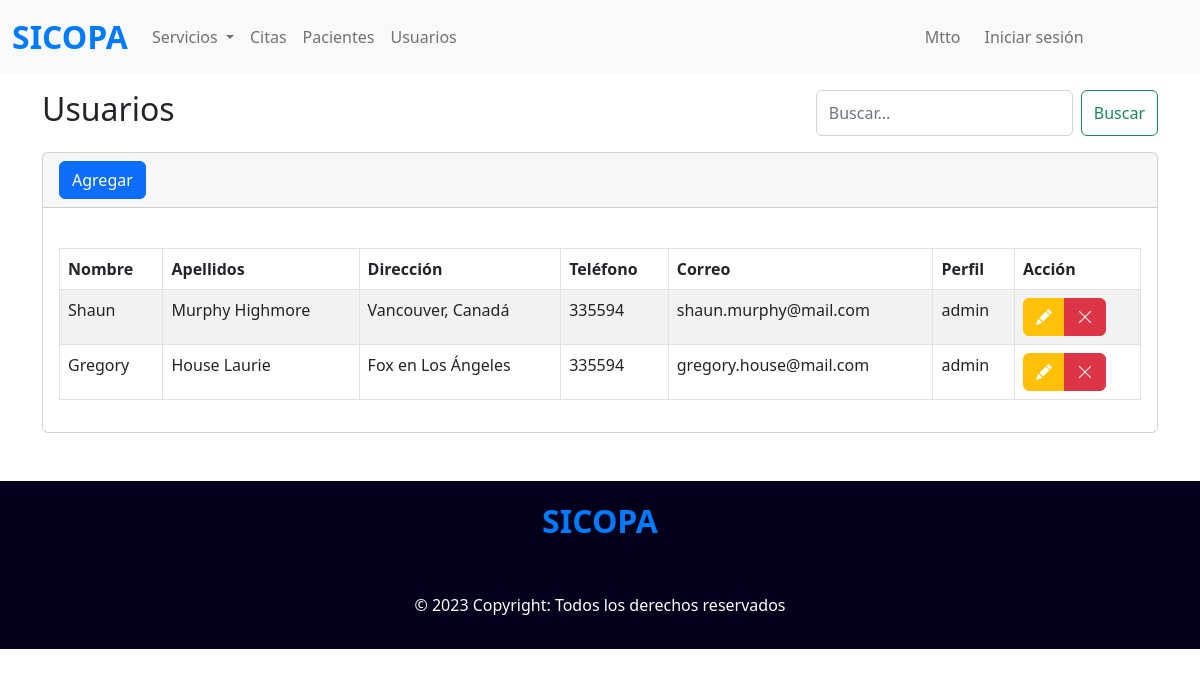
The page /usuarios on the database its author committed.
### tables this page shows
CREATE TABLE doctor (
	id_doctor INT PRIMARY KEY AUTO_INCREMENT NOT NULL,
    cedula VARCHAR(50) NOT NULL,
    nombre VARCHAR(30) NOT NULL,
    apellidos VARCHAR(50) NOT NULL,
    direccion VARCHAR(50) NOT NULL,
    telefono VARCHAR(30) NOT NULL,
    email VARCHAR(50),
    password VARCHAR(120),
    perfil VARCHAR(20),
    fecha_registro TIMESTAMP DEFAULT CURRENT_TIMESTAMP
);

### index.php (called while the page is built, shortened)
<?php
require_once 'controllers/users.controller.php';
require_once 'models/login.model.php';
include 'views/templates/layout.php';

### models/connection.php (called while the page is built)
<?php
class Conexion {
    static public function conectar() {
        $link = new PDO('mysql:host=localhost;dbname=sicopa', 'root', '');
        $link -> exec('set names utf8');
        return $link;
    }
}

### models/login.model.php (called while the page is built, shortened)
<?php
require_once 'connection.php';
class LoginModel {
    public static function getUsers() {
        $sql = 'SELECT * FROM doctor WHERE id_doctor NOT IN (1)';
        $stmt = Conexion::conectar() -> prepare($sql);
        $stmt -> execute();
        return $stmt -> fetchAll();
    }
}

### controllers/users.controller.php (called while the page is built, shortened)
<?php
class UsersController {
    public static function getUsers() {
        return LoginModel::getUsers();
    }
}

### views/modules/usuarios.php (the view, shortened to what this page needs)
<section class="container">
    <div class="mt-3 buscador">
        <h2>Usuarios</h2>
        <form class="d-flex">
            <input class="form-control me-2" type="search" placeholder="Buscar..." aria-label="Search">
            <button class="btn btn-outline-success" type="submit">Buscar</button>
        </form>
    </div>
    <div class="mt-3 card">
        <div class="card-header">
            <button type="button" class="btn btn-primary" data-bs-toggle="modal" data-bs-target="#exampleModal">
                Agregar
            </button>
        </div>
        <div class="card-body">
            <div class="table-responsive">
                <table class="table table-bordered table-striped dt-responsive tablaCategorias mt-4" width="100%" id="table">
                    <thead>
                        <tr>
                            <th>Nombre</th>
                            <th>Apellidos</th>
                            <th>Dirección</th>
                            <th>Teléfono</th>
                            <th>Correo</th>
                            <th>Perfil</th>
                            <th>Acción</th>
                        </tr>
                    </thead>
                    <tbody>
                        <?php
                        $users = UsersController::getUsers();
                        foreach ($users as $key => $user) {
                            echo "
                                <tr>
                                    <td>{$user['nombre']}</td>
                                    <td>{$user['apellidos']}</td>
                                    <td>{$user['direccion']}</td>
                                    <td>{$user['telefono']}</td>
                                    <td>{$user['email']}</td>
                                    <td>{$user['perfil']}</td>
                                    <td>
                                        <div class='btn-group' role='group' aria-label='Basic mixed styles example'>
                                            <button type='button' class='btn btn-warning'><i class='bi bi-pencil-fill text-white'></i></button>
                                            <button type='button' class='btn btn-danger'><i class='bi bi-x-lg'></i></button>
                                        </div>
                                    </td>
                                </tr>
                            ";
                        }
                        ?>
                    </tbody>
                </table>
            </div>
        </div>
    </div>
</section>

### views/css/estilos.css (style rules this page uses)
@media (min-width: 768px) { .buscador { display: flex; justify-content: space-between; } }

### rows shown on the page
doctor: nombre "Shaun", apellidos "Murphy Highmore", direccion "Vancouver, Canadá", telefono "335594", email "shaun.murphy@mail.com", perfil "admin"
doctor: nombre "Gregory", apellidos "House Laurie", direccion "Fox en Los Ángeles", telefono "335594", email "gregory.house@mail.com", perfil "admin"
